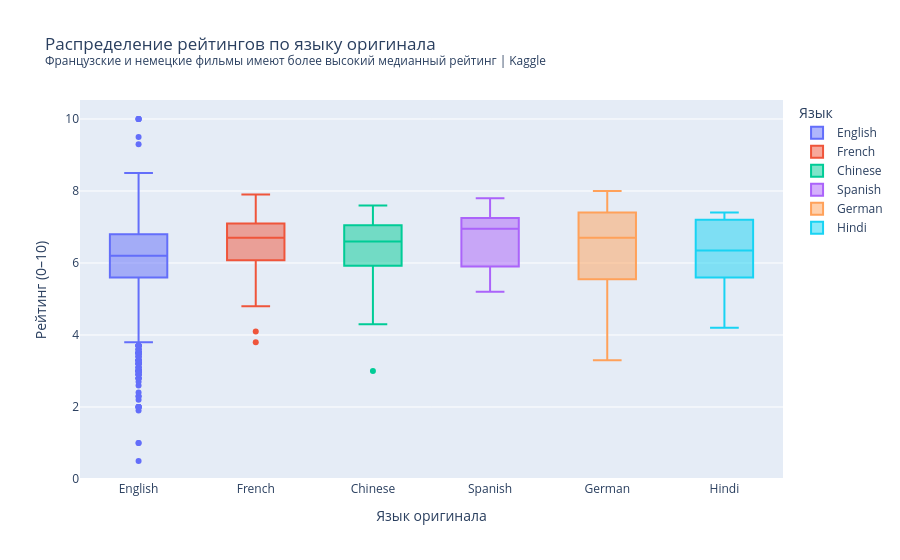

Source (notebook cell):
### Markdown cell above
**Интерпретация:**  
Форма violin plot указывает на унимодальное распределение с пиком около 100 мин.  
IQR составляет 94–118 мин — стандартный диапазон для коммерческого кино.  
Выбросы выше 200 мин соответствуют эпическим лентам (например, «Властелин колец», «Унесённые ветром»).

### 2.4 Рейтинг по языку оригинала

### Code cell
top_langs = df['original_language'].value_counts().head(6).index.tolist()
lang_map = {'en': 'English', 'fr': 'French', 'es': 'Spanish',
            'zh': 'Chinese', 'de': 'German', 'hi': 'Hindi'}
df_lang = df[df['original_language'].isin(top_langs) & (df['vote_average'] > 0)].copy()
df_lang['Язык'] = df_lang['original_language'].map(lang_map)

fig = px.box(
    df_lang, x='Язык', y='vote_average',
    color='Язык',
    points='outliers',
    title='Распределение рейтингов по языку оригинала<br>'
          '<sup>Французские и немецкие фильмы имеют более высокий медианный рейтинг | Kaggle</sup>'
)
fig.update_xaxes(title_text='Язык оригинала')
fig.update_yaxes(title_text='Рейтинг (0–10)')
fig.show()

print("=== Медианные рейтинги по языкам ===")
print(df_lang.groupby('Язык')['vote_average'].median().sort_values(ascending=False).to_string())

### Figure 1 — Plotly figure (JSON) as saved in the notebook; plotly's stock layout.template omitted (floating-point values rounded to 4 significant figures; data arrays with more than 128 entries replaced by an {"elided": "..."} marker saying what was removed)
{"data": [{"alignmentgroup": "True", "boxpoints": "outliers", "hovertemplate": "Язык=%{x}<br>vote_average=%{y}<extra></extra>", "legendgroup": "English", "marker": {"color": "#636efa"}, "name": "English", "notched": false, "offsetgroup": "English", "orientation": "v", "showlegend": true, "type": "box", "x": {"elided": "4447 str values"}, "x0": " ", "xaxis": "x", "y": {"elided": "4447 float values"}, "y0": " ", "yaxis": "y"}, {"alignmentgroup": "True", "boxpoints": "outliers", "hovertemplate": "Язык=%{x}<br>vote_average=%{y}<extra></extra>", "legendgroup": "French", "marker": {"color": "#EF553B"}, "name": "French", "notched": false, "offsetgroup": "French", "orientation": "v", "showlegend": true, "type": "box", "x": ["French", "French", "French", "French", "French", "French", "French", "French", "French", "French", "French", "French", "French", "French", "French", "French", "French", "French", "French", "French", "French", "French", "French", "French", "French", "French", "French", "French", "French", "French", "French", "French", "French", "French", "French", "French", "French", "French", "French", "French", "French", "French", "French", "French", "French", "French", "French", "French", "French", "French", "French", "French", "French", "French", "French", "French", "French", "French", "French", "French", "French", "French", "French", "French", "French", "French", "French", "French", "French"], "x0": " ", "xaxis": "x", "y": [5.0, 6.4, 7.1, 6.2, 6.8, 5.3, 7.8, 6.5, 5.9, 7.0, 5.6, 7.1, 3.8, 6.6, 7.2, 6.7, 5.7, 5.8, 6.7, 6.5, 6.8, 6.2, 6.5, 7.2, 7.4, 5.8, 7.1, 6.8, 7.6, 7.0, 6.4, 7.5, 5.8, 5.6, 7.9, 6.5, 6.9, 6.1, 6.6, 7.0, 7.7, 7.1, 7.9, 5.7, 7.0, 7.5, 6.8, 7.1, 6.7, 6.5, 4.8, 7.3, 6.2, 6.9, 6.8, 6.6, 6.9, 7.3, 6.3, 5.8, 6.7, 6.2, 4.1, 5.0, 6.0, 6.1, 7.6, 7.1, 6.0], "y0": " ", "yaxis": "y"}, {"alignmentgroup": "True", "boxpoints": "outliers", "hovertemplate": "Язык=%{x}<br>vote_average=%{y}<extra></extra>", "legendgroup": "Chinese", "marker": {"color": "#00cc96"}, "name": "Chinese", "notched": false, "offsetgroup": "Chinese", "orientation": "v", "showlegend": true, "type": "box", "x": ["Chinese", "Chinese", "Chinese", "Chinese", "Chinese", "Chinese", "Chinese", "Chinese", "Chinese", "Chinese", "Chinese", "Chinese", "Chinese", "Chinese", "Chinese", "Chinese", "Chinese", "Chinese", "Chinese", "Chinese", "Chinese", "Chinese", "Chinese", "Chinese", "Chinese", "Chinese", "Chinese"], "x0": " ", "xaxis": "x", "y": [7.1, 5.9, 6.0, 6.6, 7.2, 6.3, 7.1, 6.3, 6.8, 5.0, 5.0, 6.5, 5.9, 7.2, 6.6, 6.7, 6.7, 7.1, 6.9, 4.8, 7.6, 3.0, 6.3, 4.3, 6.9, 7.4, 6.9], "y0": " ", "yaxis": "y"}, {"alignmentgroup": "True", "boxpoints": "outliers", "hovertemplate": "Язык=%{x}<br>vote_average=%{y}<extra></extra>", "legendgroup": "Spanish", "marker": {"color": "#ab63fa"}, "name": "Spanish", "notched": false, "offsetgroup": "Spanish", "orientation": "v", "showlegend": true, "type": "box", "x": ["Spanish", "Spanish", "Spanish", "Spanish", "Spanish", "Spanish", "Spanish", "Spanish", "Spanish", "Spanish", "Spanish", "Spanish", "Spanish", "Spanish", "Spanish", "Spanish", "Spanish", "Spanish", "Spanish", "Spanish", "Spanish", "Spanish", "Spanish", "Spanish", "Spanish", "Spanish", "Spanish", "Spanish", "Spanish", "Spanish", "Spanish", "Spanish"], "x0": " ", "xaxis": "x", "y": [5.3, 7.0, 5.8, 5.6, 6.0, 7.6, 5.8, 7.2, 5.8, 7.3, 6.4, 7.5, 7.3, 7.0, 6.8, 7.1, 7.1, 7.8, 5.4, 6.9, 5.2, 7.0, 7.1, 7.6, 6.2, 7.0, 7.4, 6.8, 5.7, 6.2, 7.6, 6.6], "y0": " ", "yaxis": "y"}, {"alignmentgroup": "True", "boxpoints": "outliers", "hovertemplate": "Язык=%{x}<br>vote_average=%{y}<extra></extra>", "legendgroup": "German", "marker": {"color": "#FFA15A"}, "name": "German", "notched": false, "offsetgroup": "German", "orientation": "v", "showlegend": true, "type": "box", "x": ["German", "German", "German", "German", "German", "German", "German", "German", "German", "German", "German", "German", "German", "German", "German", "German", "German", "German", "German", "German", "German", "German", "German", "German", "German", "German", "German"], "x0": " ", "xaxis": "x", "y": [4.3, 4.6, 5.5, 7.1, 7.2, 8.0, 7.7, 7.9, 7.5, 6.3, 7.0, 7.4, 3.8, 7.1, 5.9, 6.7, 6.1, 4.9, 4.1, 7.9, 6.3, 7.2, 3.3, 5.7, 7.4, 7.6, 6.3], "y0": " ", "yaxis": "y"}, {"alignmentgroup": "True", "boxpoints": "outliers", "hovertemplate": "Язык=%{x}<br>vote_average=%{y}<extra></extra>", "legendgroup": "Hindi", "marker": {"color": "#19d3f3"}, "name": "Hindi", "notched": false, "offsetgroup": "Hindi", "orientation": "v", "showlegend": true, "type": "box", "x": ["Hindi", "Hindi", "Hindi", "Hindi", "Hindi", "Hindi", "Hindi", "Hindi", "Hindi", "Hindi", "Hindi", "Hindi", "Hindi", "Hindi", "Hindi", "Hindi", "Hindi", "Hindi"], "x0": " ", "xaxis": "x", "y": [6.6, 6.1, 5.2, 5.5, 7.3, 7.2, 6.0, 7.4, 7.2, 5.4, 6.0, 7.3, 5.6, 7.3, 6.8, 7.0, 6.1, 4.2], "y0": " ", "yaxis": "y"}], "layout": {"boxmode": "overlay", "legend": {"title": {"text": "Язык"}, "tracegroupgap": 0}, "title": {"text": "Распределение рейтингов по языку оригинала<br><sup>Французские и немецкие фильмы имеют более высокий медианный рейтинг | Kaggle</sup>"}, "xaxis": {"anchor": "y", "categoryarray": ["English", "French", "Chinese", "Spanish", "German", "Hindi"], "categoryorder": "array", "domain": [0, 1], "title": {"text": "Язык оригинала"}}, "yaxis": {"anchor": "x", "domain": [0, 1], "title": {"text": "Рейтинг (0–10)"}}}}
